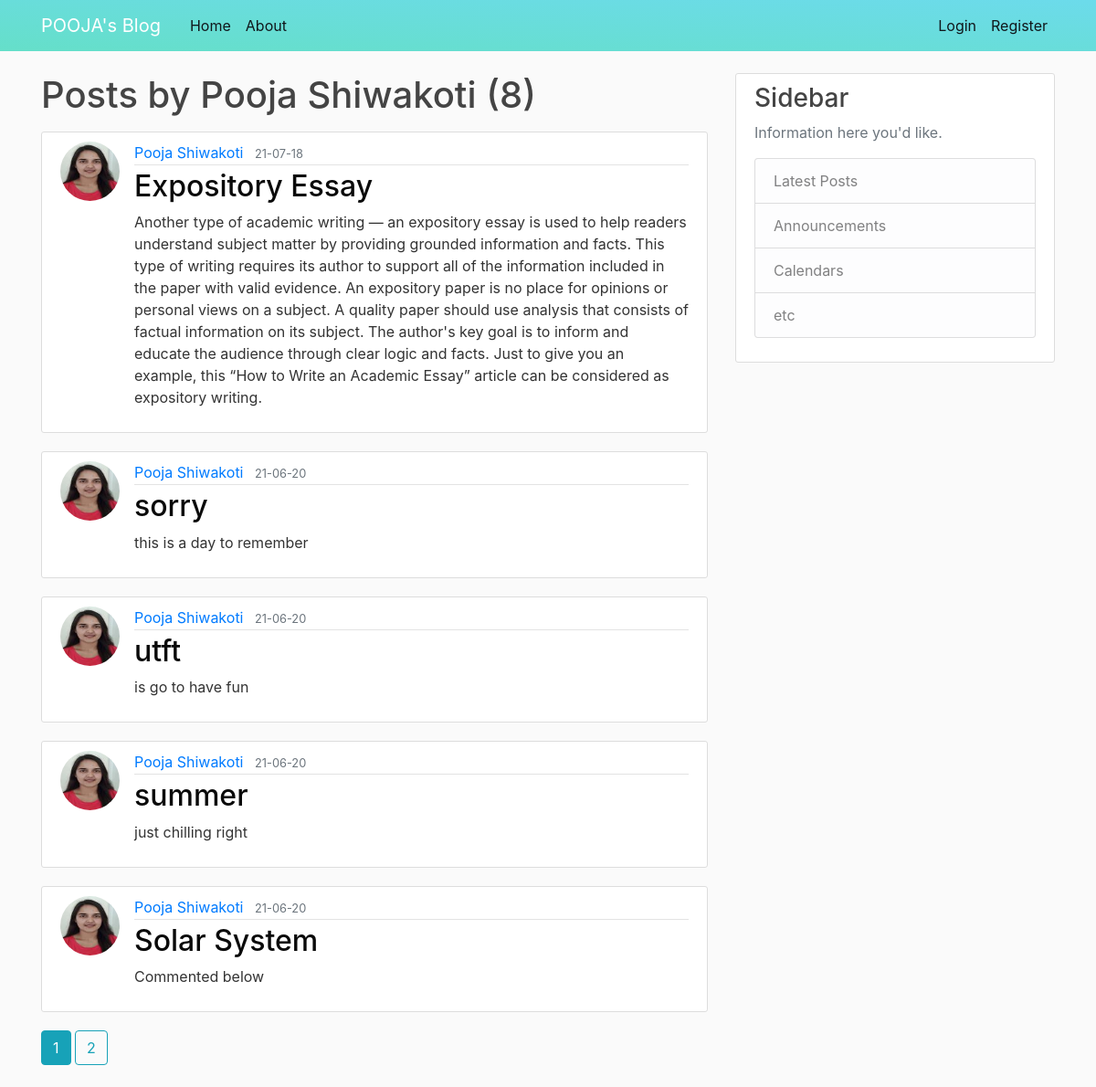
Page /user/Pooja Shiwakoti on the committed database.
### flaskblog/models.py (models this page shows, shortened)
class User(db.Model, UserMixin):
    id = db.Column(db.Integer, primary_key=True)
    username = db.Column(db.String(20), unique=True, nullable=False)
    email = db.Column(db.String(120), unique=True, nullable=False)
    image_file = db.Column(db.String(20), nullable=False, default='default.jpg')
    password = db.Column(db.String(60), nullable=False)
    posts = db.relationship('Post', backref='author', lazy=True)

class Post(db.Model):
    id = db.Column(db.Integer, primary_key=True)
    title = db.Column(db.String(100), nullable=False)
    date_posted = db.Column(db.DateTime, nullable=False, default=datetime.utcnow)
    content = db.Column(db.Text, nullable=False)
    user_id = db.Column(db.Integer, db.ForeignKey('user.id'), nullable=False)

### flaskblog/routes.py (the view)
@app.route("/user/<string:username>")
def user_posts(username):
    page = request.args.get('page', 1, type=int)
    user = User.query.filter_by(username=username).first_or_404()
    posts = Post.query.filter_by(author=user)\
        .order_by(Post.date_posted.desc())\
        .paginate(page=page, per_page=5)
    return render_template('user_posts.html', posts=posts, user=user)

### flaskblog/templates/user_posts.html
{% extends "layout.html" %}
{% block content %}
    <h1 class="mb-3">Posts by {{ user.username }} ({{ posts.total }})</h1>
    {% for post in posts.items %}
        <article class="media content-section">
            <img class="rounded-circle article-img" src="{{ url_for('static', filename='images/' + post.author.image_file) }}">
            <div class="media-body">
                <div class="article-metadata">
                <a class="mr-2" href="{{url_for('user_posts', username = post.author.username) }}">{{ post.author.username }}</a>
                <small class="text-muted">{{ post.date_posted.strftime('%y-%m-%d') }}</small>
                </div>
                <h2><a class="article-title" href="{{ url_for('post', post_id=post.id) }}">{{ post.title }}</a></h2>
                <p class="article-content">{{ post.content }}</p>
            </div>
        </article>
    {% endfor %}
    {% for page_num in posts.iter_pages(left_edge=1, right_edge=1, left_current=1, right_current=2) %}
        {% if page_num %}
            {% if posts.page == page_num %}
            <a class="btn btn-info mb-4" href="{{ url_for('user_posts', username=user.username, page=page_num) }}">{{ page_num }}</a>
            {% else %}
            <a class="btn btn-outline-info mb-4" href="{{ url_for('user_posts', username=user.username, page=page_num) }}">{{ page_num }}</a>
            {% endif %}
        {% else %}
            ...
        {% endif %}
    {% endfor %}
{% endblock content %}

### flaskblog/static/main.css (style rules this page uses)
body { background: #fafafa; color: #333333; margin-top: 5rem; }
h1, h2, h3, h4, h5, h6 { color: #444444; }
.content-section { background: #ffffff; padding: 10px 20px; border: 1px solid #dddddd; border-radius: 3px; margin-bottom: 20px; }
.article-title { color: #0a0a0a; }
.article-content { white-space: pre-line; }
.article-img { height: 65px; width: 65px; margin-right: 16px; }
.article-metadata { padding-bottom: 1px; margin-bottom: 4px; border-bottom: 1px solid #e3e3e3 }

### rows in the picture
User: username "Pooja Shiwakoti"
Post: image_file (picture), author.username "Pooja Shiwakoti", date_posted "21-07-18", title "Expository Essay", content "Another type of academic writing — an expository essay is used to help readers understand subject matter by providing grounded information and facts. This type of writing requires its author to support all of the information included in the paper with valid evidence. An expository paper is no place for opinions or personal views on a subject. A quality paper should use analysis that consists of factual information on its subject. The author's key goal is to inform and educate the audience through clear logic and facts. Just to give you an example, this “How to Write an Academic Essay” article can be considered as expository writing."
Post: image_file (picture), author.username "Pooja Shiwakoti", date_posted "21-06-20", title "sorry", content "this is a day to remember"
Post: image_file (picture), author.username "Pooja Shiwakoti", date_posted "21-06-20", title "utft", content "is go to have fun"
Post: image_file (picture), author.username "Pooja Shiwakoti", date_posted "21-06-20", title "summer", content "just chilling right"
Post: image_file (picture), author.username "Pooja Shiwakoti", date_posted "21-06-20", title "Solar System", content "Commented below"

### other values in the picture
{{ posts.total }} "8"
{{ page_num }} "1"
{{ page_num }} "2"
